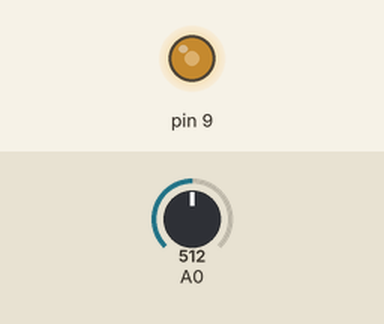
Recording of a sketch running on a simulated Arduino Uno, built with avr-gcc and run on an emulated ATmega328P. Parts: output pins drawn as LEDs (lit = HIGH). Inputs (shaded band) come from the test bench; at power-on: A0 = 512. What the sketch prints to the serial monitor is not drawn.

Above: at 1.2 s.
1.3 s: A0 set to 716
At 2.5 s:
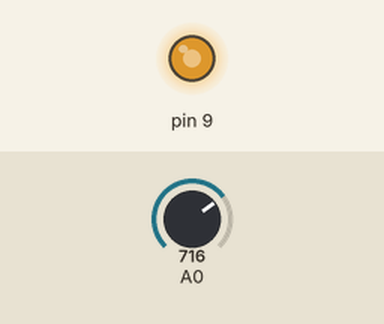
2.8 s: A0 set to 900
At 3.9 s:
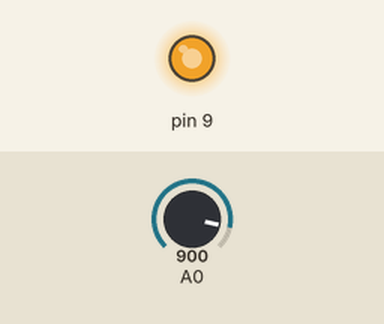
4.3 s: A0 set to 122
At 5.0 s:
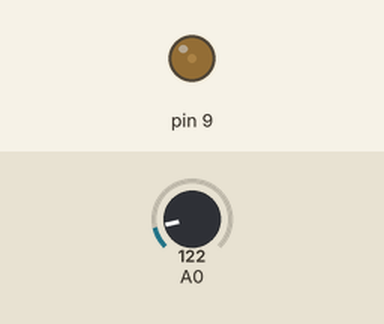
5.8 s: A0 set to 0
At 6.1 s:
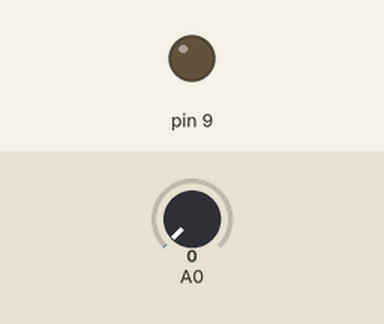
7.3 s: A0 set to 511
At 8.4 s:
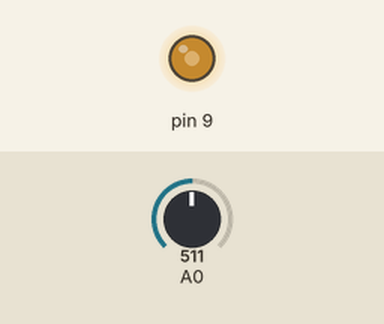
Timing chart, 0 to 9.8 s (numbered marks = the images above; inputs shaded):
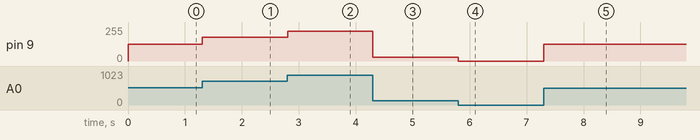

Measured:
- after the input at 1.3 s, pin 9: 127/255 → 178/255 at once
- after the input at 2.8 s, pin 9: 178/255 → 224/255 at once
- after the input at 4.3 s, pin 9: 224/255 → 30/255 at once
- after the input at 5.8 s, pin 9: 30/255 → 0/255 at once
- after the input at 7.3 s, pin 9: 0/255 → 127/255 at once

The sketch:

Interpolation.ino
```cpp
/*********************************
INTERPOLATION


  The circuit:
   POT , LED

  By Author: PROJECT X

**********************************/


void setup()
{
  Serial.begin(9600);
}

void loop()
{
  int val = analogRead(0);

  val = map(val, 0, 1023, 0, 255);

  analogWrite(9, val);

  Serial.print(val);

  delay(1);
}
```
